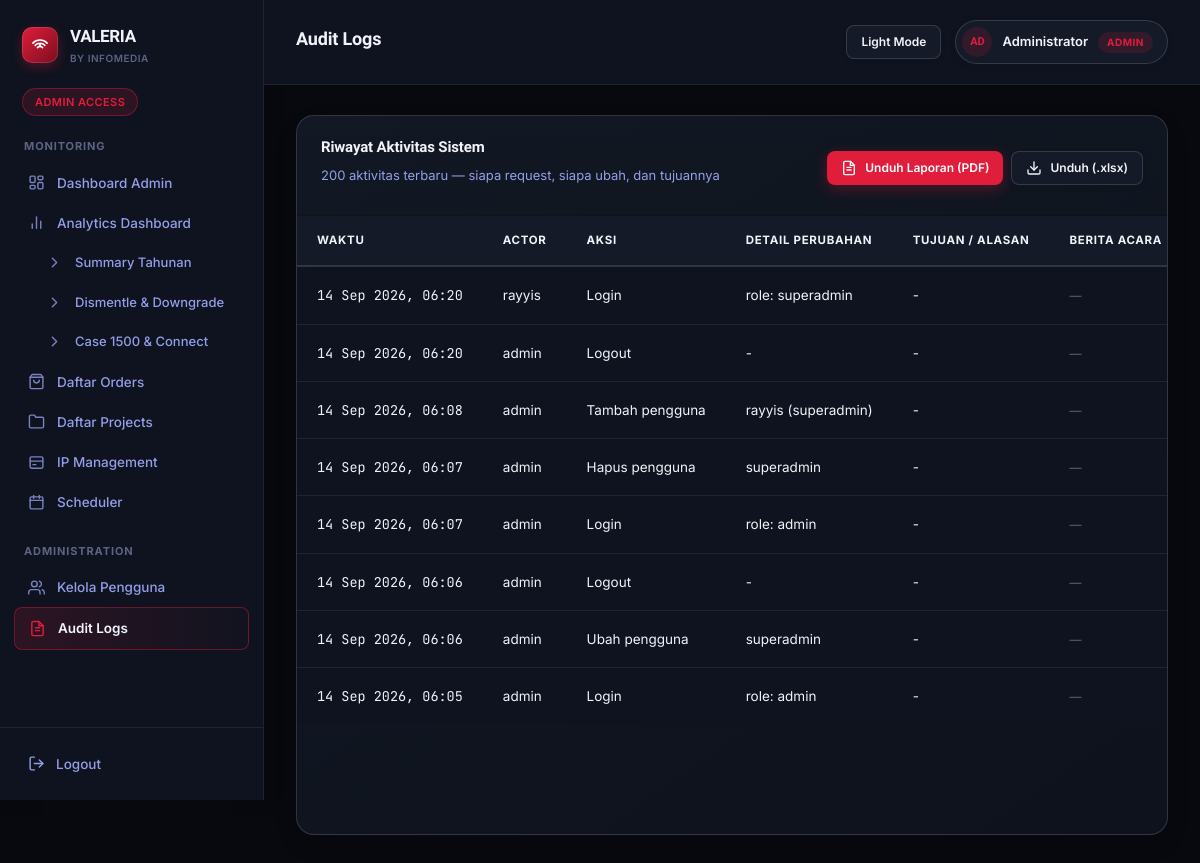
Screenshot of /audit-logs (signed in) with the database file from the repository.
### models/audit_log.py (models this page shows, shortened)
class AuditLog(db.Model):
    __tablename__ = 'audit_logs'
    id = db.Column(db.Integer, primary_key=True)
    ref_no = db.Column(db.String(40), unique=True, nullable=True)  # mis. BA-20260820-0007
    category = db.Column(db.String(40), default='Umum')  # Umum / Scheduler / Konfigurasi / Pengguna
    actor = db.Column(db.String(100), nullable=False)
    action = db.Column(db.String(200), nullable=False)
    detail = db.Column(db.String(500), nullable=True)
    reason = db.Column(db.String(500), nullable=True)  # tujuan/alasan perubahan
    created_at = db.Column(db.DateTime, default=datetime.utcnow)
    FORMAL_CATEGORIES = ('Scheduler', 'Konfigurasi')
    @property
    def has_berita_acara(self) -> bool:
        return self.category in self.FORMAL_CATEGORIES

### routes/admin.py (the view)
@admin_bp.route('/audit-logs')
@admin_required
def audit_logs():
    logs = AuditLog.query.order_by(AuditLog.created_at.desc()).limit(200).all()
    return render_template('admin/audit_logs.html', active_page='audit_logs', logs=logs)

### templates/admin/audit_logs.html (shortened to what this page needs)
{% extends 'shared/base.html' %}
{% block page_title %}Audit Logs{% endblock %}
{% block content %}
<div class="card">
    <div class="card-header">
        <div>
            <p class="card-title">Riwayat Aktivitas Sistem</p>
            <p class="card-desc">200 aktivitas terbaru — siapa request, siapa ubah, dan tujuannya</p>
        </div>
        <div style="display:flex; gap: 8px;">
            <a href="{{ url_for('admin.export_audit_logs_pdf') }}" class="btn btn-primary btn-sm">
                <svg viewBox="0 0 24 24" fill="none" stroke="currentColor" stroke-width="2" stroke-linecap="round" stroke-linejoin="round"><path d="M14 2H6a2 2 0 0 0-2 2v16a2 2 0 0 0 2 2h12a2 2 0 0 0 2-2V8z"/><path d="M14 2v6h6"/><path d="M9 15h6M9 11h6"/></svg>
                Unduh Laporan (PDF)
            </a>
            <a href="{{ url_for('admin.export_audit_logs') }}" class="btn btn-secondary btn-sm">
                <svg viewBox="0 0 24 24" fill="none" stroke="currentColor" stroke-width="2" stroke-linecap="round" stroke-linejoin="round"><path d="M21 15v4a2 2 0 0 1-2 2H5a2 2 0 0 1-2-2v-4"/><path d="M7 10l5 5 5-5"/><path d="M12 15V3"/></svg>
                Unduh (.xlsx)
            </a>
        </div>
    </div>
    {% if logs %}
    <div class="table-wrap">
        <table>
            <thead>
                <tr>
                    <th>Waktu</th>
                    <th>Actor</th>
                    <th>Aksi</th>
                    <th>Detail Perubahan</th>
                    <th>Tujuan / Alasan</th>
                    <th>Berita Acara</th>
                </tr>
            </thead>
            <tbody>
                {% for log in logs %}
                <tr>
                    <td class="mono" style="color: var(--text-muted);">{{ log.created_at.strftime('%d %b %Y, %H:%M') if log.created_at else '-' }}</td>
                    <td>{{ log.actor }}</td>
                    <td>{{ log.action }}</td>
                    <td style="color: var(--text-muted);">{{ log.detail or '-' }}</td>
                    <td style="color: var(--text-muted);">{{ log.reason or '-' }}</td>
                    <td>
                        {% if log.has_berita_acara %}
                        <a href="{{ url_for('admin.berita_acara', log_id=log.id) }}" class="btn btn-secondary btn-sm" target="_blank">
                            {{ log.ref_no }}
                        </a>
                        {% else %}
                        <span style="color: var(--text-faint); font-size: 12px;">—</span>
                        {% endif %}
                    </td>
                </tr>
                {% endfor %}
            </tbody>
        </table>
    </div>
    {% endif %}
</div>
{% endblock %}

### templates/shared/base.html (shortened to what this page needs)
<!DOCTYPE html>
<html lang="id" data-theme="dark">
<head>
    <link href="https://cdn.jsdelivr.net/npm/bootstrap@5.3.2/dist/css/bootstrap.min.css" rel="stylesheet">
    <link rel="stylesheet" href="{{ url_for('static', filename='css/style.css') }}">
</head>
<body>
    <div class="app-shell">
        <aside class="sidebar">
            <div class="sidebar-brand">
                <div class="brand-mark">
                    <svg viewBox="0 0 24 24" fill="none" stroke="white" stroke-width="2" stroke-linecap="round">
                        <circle cx="12" cy="12" r="1.6" fill="white" stroke="none"/>
                        <path d="M8.5 15.5a5 5 0 0 1 7 0"/>
                        <path d="M5.5 12.5a9 9 0 0 1 13 0"/>
                        <path d="M2.5 9.5a13 13 0 0 1 19 0"/>
                    </svg>
                </div>
                <div>
                    <span class="brand-name">VALERIA</span>
                    <span class="brand-sub">by Infomedia</span>
                </div>
            </div>
            <span class="sidebar-scope">
                {% if session.role == 'superadmin' %}Super Admin Access{% elif session.role == 'admin' %}Admin Access{% else %}Client View{% endif %}
            </span>
            <nav class="sidebar-nav">
                {% if session.role in ['admin', 'superadmin'] %}
                <div class="nav-group">
                    <p class="nav-label">Monitoring</p>
                    <a href="{{ url_for('admin.dashboard_admin') }}" class="nav-link {{ 'active' if active_page == 'dashboard_admin' }}">
                        Dashboard Admin
                    </a>
                    <a href="{{ url_for('admin.admin_analytics') }}" class="nav-link {{ 'active' if active_page == 'analytics' }}">
                        <svg viewBox="0 0 24 24" fill="none" stroke="currentColor" stroke-width="2" stroke-linecap="round" stroke-linejoin="round"><path d="M18 20V10M12 20V4M6 20v-6"/></svg>
                        Analytics Dashboard
                    </a>
                    <a href="{{ url_for('admin.summary_page', tahun=2026) }}" class="nav-link {{ 'active' if active_page.startswith('summary_') }}" style="padding-left: 32px; font-size: 13px;">
                        <svg width="14" height="14" viewBox="0 0 24 24" fill="none" stroke="currentColor" stroke-width="2" stroke-linecap="round" stroke-linejoin="round"><path d="M9 18l6-6-6-6"/></svg>
                        Summary Tahunan
                    </a>
                    <a href="{{ url_for('admin.report_dis_dow') }}" class="nav-link {{ 'active' if active_page == 'report_dis_dow' }}" style="padding-left: 32px; font-size: 13px;">
                        <svg width="14" height="14" viewBox="0 0 24 24" fill="none" stroke="currentColor" stroke-width="2" stroke-linecap="round" stroke-linejoin="round"><path d="M9 18l6-6-6-6"/></svg>
                        Dismentle & Downgrade
                    </a>
                    <a href="{{ url_for('admin.report_case_1500') }}" class="nav-link {{ 'active' if active_page == 'report_case_1500' }}" style="padding-left: 32px; font-size: 13px;">
                        <svg width="14" height="14" viewBox="0 0 24 24" fill="none" stroke="currentColor" stroke-width="2" stroke-linecap="round" stroke-linejoin="round"><path d="M9 18l6-6-6-6"/></svg>
                        Case 1500 & Connect
                    </a>
                    <a href="{{ url_for('admin.list_orders') }}" class="nav-link {{ 'active' if active_page == 'orders' }}">
                        <svg viewBox="0 0 24 24" fill="none" stroke="currentColor" stroke-width="2" stroke-linecap="round" stroke-linejoin="round"><path d="M6 2L3 6v14a2 2 0 0 0 2 2h14a2 2 0 0 0 2-2V6l-3-4z"/><line x1="3" y1="6" x2="21" y2="6"/><path d="M16 10a4 4 0 0 1-8 0"/></svg>
                        Daftar Orders
                    </a>
                    <a href="{{ url_for('admin.list_projects') }}" class="nav-link {{ 'active' if active_page == 'projects' }}">
                        <svg viewBox="0 0 24 24" fill="none" stroke="currentColor" stroke-width="2" stroke-linecap="round" stroke-linejoin="round"><path d="M22 19a2 2 0 0 1-2 2H4a2 2 0 0 1-2-2V5a2 2 0 0 1 2-2h5l2 3h9a2 2 0 0 1 2 2z"/></svg>
                        Daftar Projects
                    </a>
                    <a href="{{ url_for('shared.ip_management') }}" class="nav-link {{ 'active' if active_page == 'ip_management' }}">
                        <svg viewBox="0 0 24 24" fill="none" stroke="currentColor" stroke-width="2" stroke-linecap="round" stroke-linejoin="round"><rect x="3" y="4" width="18" height="16" rx="2"/><path d="M3 10h18"/><path d="M7 15h4"/></svg>
                        IP Management
                    </a>
                    <a href="{{ url_for('shared.scheduler_page') }}" class="nav-link {{ 'active' if active_page == 'scheduler' }}">
                        <svg viewBox="0 0 24 24" fill="none" stroke="currentColor" stroke-width="2" stroke-linecap="round" stroke-linejoin="round"><rect x="3" y="4" width="18" height="17" rx="2"/><path d="M3 9h18"/><path d="M8 2v4M16 2v4"/></svg>
                        Scheduler
                    </a>
                </div>
                <div class="nav-group">
                    <p class="nav-label">Administration</p>
                    <a href="{{ url_for('admin.kelola_pengguna') }}" class="nav-link {{ 'active' if active_page == 'kelola_pengguna' }}">
                        <svg viewBox="0 0 24 24" fill="none" stroke="currentColor" stroke-width="2" stroke-linecap="round" stroke-linejoin="round"><path d="M17 21v-2a4 4 0 0 0-4-4H5a4 4 0 0 0-4 4v2"/><circle cx="9" cy="7" r="4"/><path d="M23 21v-2a4 4 0 0 0-3-3.87"/><path d="M16 3.13a4 4 0 0 1 0 7.75"/></svg>
                        Kelola Pengguna
                    </a>
                    <a href="{{ url_for('admin.audit_logs') }}" class="nav-link {{ 'active' if active_page == 'audit_logs' }}">
                        <svg viewBox="0 0 24 24" fill="none" stroke="currentColor" stroke-width="2" stroke-linecap="round" stroke-linejoin="round"><path d="M14 2H6a2 2 0 0 0-2 2v16a2 2 0 0 0 2 2h12a2 2 0 0 0 2-2V8z"/><path d="M14 2v6h6"/><path d="M9 15h6M9 11h6"/></svg>
                        Audit Logs
                    </a>
                </div>
                {% endif %}
            </nav>
            <div class="sidebar-footer">
                <a href="{{ url_for('auth.logout') }}" class="logout-link">
                    <svg viewBox="0 0 24 24" fill="none" stroke="currentColor" stroke-width="2" stroke-linecap="round" stroke-linejoin="round"><path d="M9 21H5a2 2 0 0 1-2-2V5a2 2 0 0 1 2-2h4"/><path d="M16 17l5-5-5-5"/><path d="M21 12H9"/></svg>
                    Logout
                </a>
            </div>
        </aside>
        <div class="main-col">
            <header class="topbar">
                <h1>{% block page_title %}Dashboard{% endblock %}</h1>
                <div class="topbar-right">
                    <button id="themeToggleBtn" onclick="toggleTheme()" class="btn btn-secondary btn-sm" title="Ganti Tema">
                        <span id="themeText">Light Mode</span>
                    </button>
                    <div class="user-chip">
                        <div class="avatar">{{ (session.name or 'U')[:2] | upper }}</div>
                        <span style="font-weight:600; font-size:13px;">{{ session.name or 'User' }}</span>
                        <span class="role-pill {{ session.role }}">{{ session.role }}</span>
                    </div>
                </div>
            </header>
            <main class="content">
                {% block content %}{% endblock %}
            </main>
        </div>
    </div>
</body>
</html>

### rows the page displays
AuditLog: created_at "14 Sep 2026, 06:20", actor "rayyis", action "Login", detail "role: superadmin", reason "-"
AuditLog: created_at "14 Sep 2026, 06:20", actor "admin", action "Logout", detail "-", reason "-"
AuditLog: created_at "14 Sep 2026, 06:08", actor "admin", action "Tambah pengguna", detail "rayyis (superadmin)", reason "-"
AuditLog: created_at "14 Sep 2026, 06:07", actor "admin", action "Hapus pengguna", detail "superadmin", reason "-"
AuditLog: created_at "14 Sep 2026, 06:07", actor "admin", action "Login", detail "role: admin", reason "-"
AuditLog: created_at "14 Sep 2026, 06:06", actor "admin", action "Logout", detail "-", reason "-"
AuditLog: created_at "14 Sep 2026, 06:06", actor "admin", action "Ubah pengguna", detail "superadmin", reason "-"
AuditLog: created_at "14 Sep 2026, 06:05", actor "admin", action "Login", detail "role: admin", reason "-"

### other values shown
{{ (session.name or 'U')[:2] | upper }} "AD"
{{ session.name or 'User' }} "Administrator"
{{ session.role }} "ADMIN"
